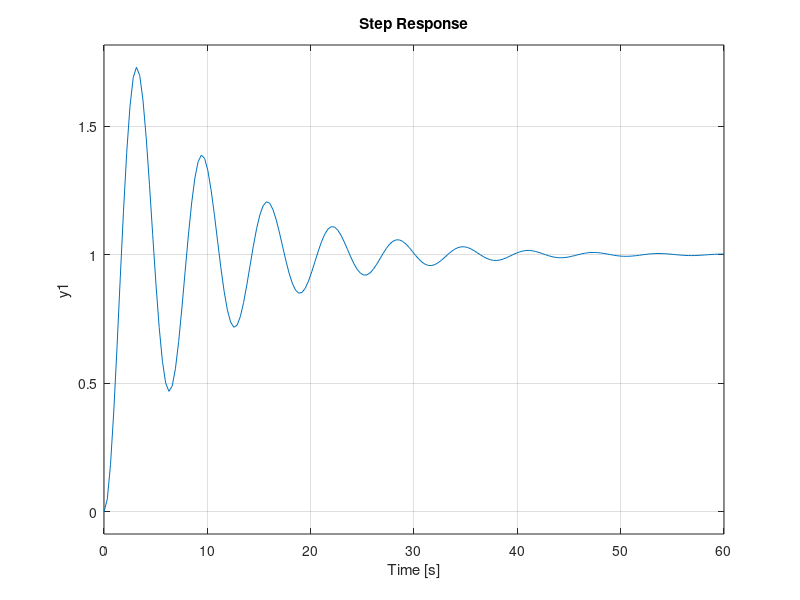
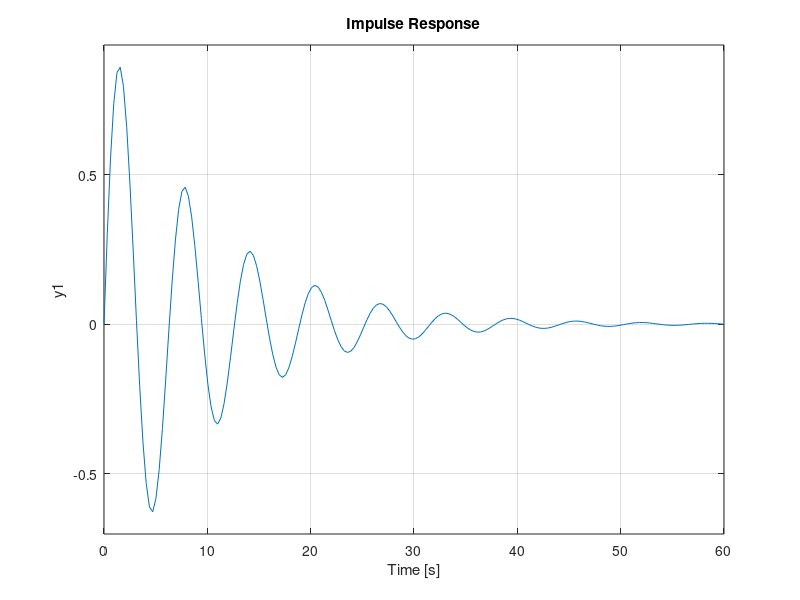
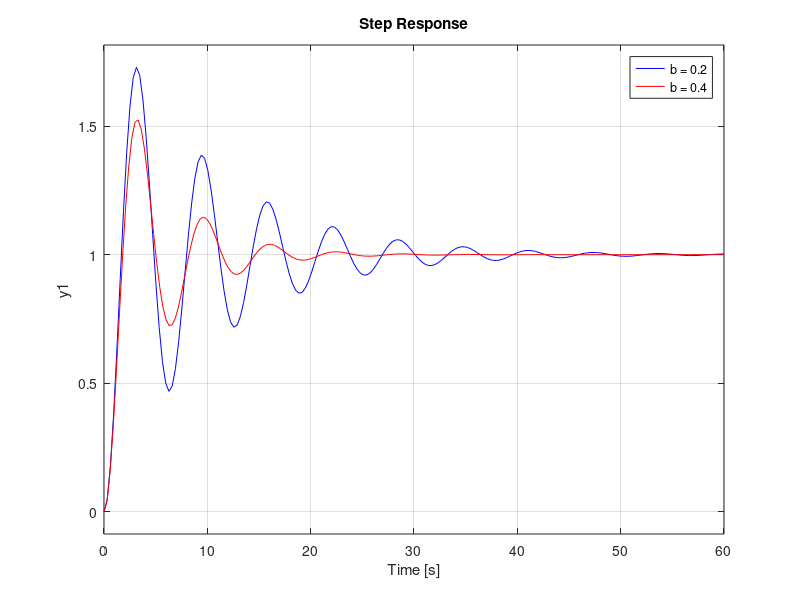
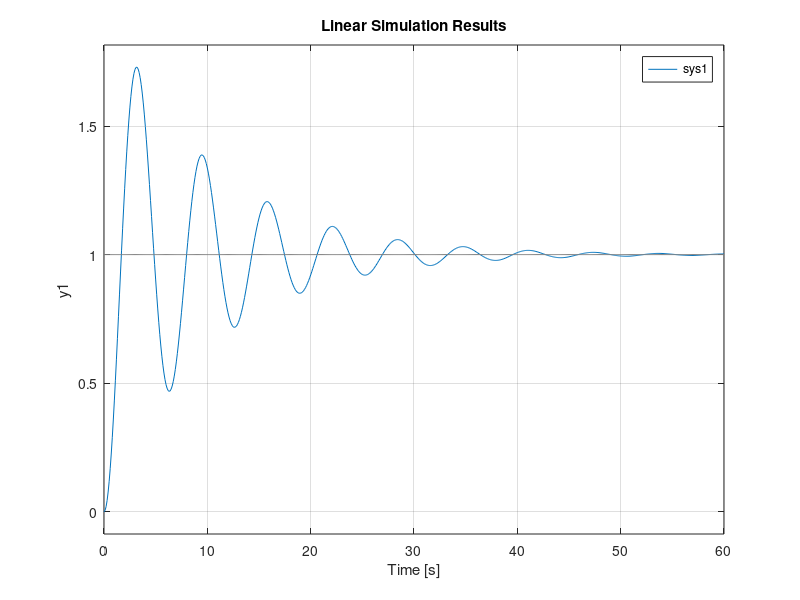

MATLAB code for these plots, in order:
% Spring-Mass-Damper modeling

clear all
close all
clc

m = 1; % mass [kg]
k = 1; % spring constant [N/m]
b = 0.2; % damping constant [Ns/m]  
F = 1; % input force [N]

A = [0 1; -k/m -b/m]; % system matrix
B = [0 1/m]'; % input matrix
C = [1 0]; % output matrix
D = [0]; % feedforward matrix

%% Equivalent representations of the system in time and frequency domains

s = tf('s');
sys1 = 1/(m*s^2+b*s+k)

sys1 = ss(A,B,C,D) % state-space representation of the system

[b a] = ss2tf(A,B,C,D) % state-space to transfer function representation

%% Impulse, unit and step response

figure(1);
step(sys1);

figure(2);
impulse(sys1);

%% change some parameters, e.g. damping

m = 1; % mass [kg]
k = 1; % spring constant [N/m]
b = 0.4; % damping constant [Ns/m]  (try also 0 and 2 to see undamped and overdamped cases)
F = 1; % input force [N]

A = [0 1; -k/m -b/m]; % system matrix
B = [0 1/m]'; % input matrix
C = [1 0]; % output matrix
D = [0]; % feedforward matrix

sys2 = ss(A,B,C,D) % state-space representation of the system

figure(3)
step(sys1,'b',sys2,'r')
legend('b = 0.2','b = 0.4')

%% integrate system

t = 0:0.1:60;
u = F*ones(length(t),1);

figure(4)
lsim(sys1,u,t)